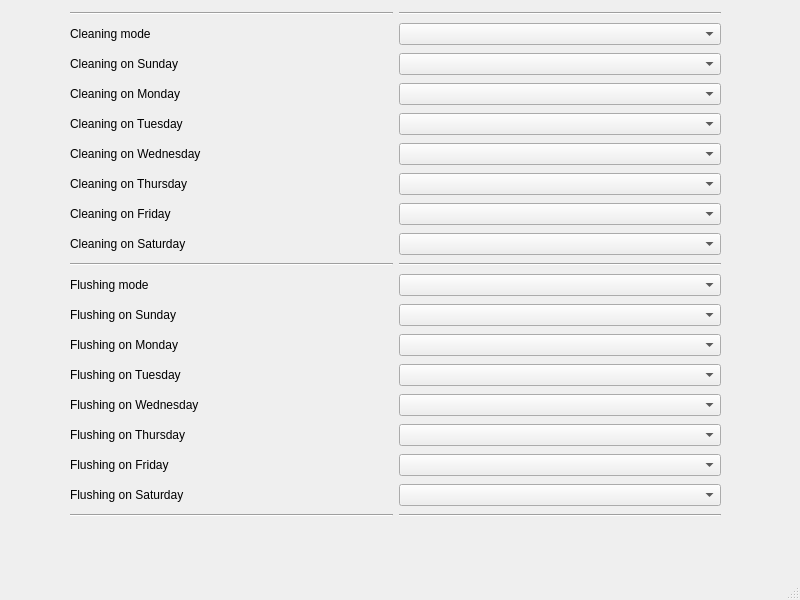
<?xml version="1.0" encoding="UTF-8"?>
<ui version="4.0">
 <class>WBSDCleaningWindow</class>
 <widget class="QMainWindow" name="WBSDCleaningWindow">
  <property name="geometry">
   <rect>
    <x>0</x>
    <y>0</y>
    <width>800</width>
    <height>600</height>
   </rect>
  </property>
  <property name="windowTitle">
   <string>Cleaning moment</string>
  </property>
  <widget class="QWidget" name="centralwidget">
   <widget class="QWidget" name="gridLayoutWidget">
    <property name="geometry">
     <rect>
      <x>20</x>
      <y>10</y>
      <width>751</width>
      <height>521</height>
     </rect>
    </property>
    <layout class="QGridLayout" name="gridLayout">
     <property name="leftMargin">
      <number>50</number>
     </property>
     <property name="rightMargin">
      <number>50</number>
     </property>
     <item row="9" column="0">
      <widget class="Line" name="line">
       <property name="orientation">
        <enum>Qt::Horizontal</enum>
       </property>
      </widget>
     </item>
     <item row="0" column="1">
      <widget class="Line" name="line_4">
       <property name="orientation">
        <enum>Qt::Horizontal</enum>
       </property>
      </widget>
     </item>
     <item row="14" column="1">
      <widget class="QComboBox" name="flWednesday"/>
     </item>
     <item row="9" column="1">
      <widget class="Line" name="line_2">
       <property name="orientation">
        <enum>Qt::Horizontal</enum>
       </property>
      </widget>
     </item>
     <item row="2" column="1">
      <widget class="QComboBox" name="clSunday">
       <property name="enabled">
        <bool>true</bool>
       </property>
      </widget>
     </item>
     <item row="13" column="0">
      <widget class="QLabel" name="flLabTuesday">
       <property name="text">
        <string>Flushing on Tuesday</string>
       </property>
      </widget>
     </item>
     <item row="10" column="0">
      <widget class="QLabel" name="label">
       <property name="text">
        <string>Flushing mode</string>
       </property>
      </widget>
     </item>
     <item row="10" column="1">
      <widget class="QComboBox" name="flushMode"/>
     </item>
     <item row="5" column="0">
      <widget class="QLabel" name="clLabWednesday">
       <property name="enabled">
        <bool>true</bool>
       </property>
       <property name="text">
        <string>Cleaning on Wednesday</string>
       </property>
      </widget>
     </item>
     <item row="15" column="1">
      <widget class="QComboBox" name="flThursday"/>
     </item>
     <item row="8" column="0">
      <widget class="QLabel" name="clLabSaturday">
       <property name="enabled">
        <bool>true</bool>
       </property>
       <property name="text">
        <string>Cleaning on Saturday</string>
       </property>
      </widget>
     </item>
     <item row="17" column="0">
      <widget class="QLabel" name="flLabSaturday">
       <property name="text">
        <string>Flushing on Saturday</string>
       </property>
      </widget>
     </item>
     <item row="3" column="0">
      <widget class="QLabel" name="clLabMonday">
       <property name="enabled">
        <bool>true</bool>
       </property>
       <property name="text">
        <string>Cleaning on Monday</string>
       </property>
      </widget>
     </item>
     <item row="4" column="1">
      <widget class="QComboBox" name="clTuesday">
       <property name="enabled">
        <bool>true</bool>
       </property>
      </widget>
     </item>
     <item row="16" column="1">
      <widget class="QComboBox" name="flFriday"/>
     </item>
     <item row="11" column="1">
      <widget class="QComboBox" name="flSunday"/>
     </item>
     <item row="8" column="1">
      <widget class="QComboBox" name="clSaturday">
       <property name="enabled">
        <bool>true</bool>
       </property>
      </widget>
     </item>
     <item row="1" column="1">
      <widget class="QComboBox" name="cleanMode"/>
     </item>
     <item row="6" column="0">
      <widget class="QLabel" name="clLabThursday">
       <property name="enabled">
        <bool>true</bool>
       </property>
       <property name="text">
        <string>Cleaning on Thursday</string>
       </property>
      </widget>
     </item>
     <item row="7" column="1">
      <widget class="QComboBox" name="clFriday">
       <property name="enabled">
        <bool>true</bool>
       </property>
      </widget>
     </item>
     <item row="15" column="0">
      <widget class="QLabel" name="flLabThursday">
       <property name="text">
        <string>Flushing on Thursday</string>
       </property>
      </widget>
     </item>
     <item row="14" column="0">
      <widget class="QLabel" name="flLabWednesday">
       <property name="text">
        <string>Flushing on Wednesday</string>
       </property>
      </widget>
     </item>
     <item row="6" column="1">
      <widget class="QComboBox" name="clThursday">
       <property name="enabled">
        <bool>true</bool>
       </property>
      </widget>
     </item>
     <item row="13" column="1">
      <widget class="QComboBox" name="flTuesday"/>
     </item>
     <item row="17" column="1">
      <widget class="QComboBox" name="flSaturday"/>
     </item>
     <item row="2" column="0">
      <widget class="QLabel" name="clLabSunday">
       <property name="enabled">
        <bool>true</bool>
       </property>
       <property name="text">
        <string>Cleaning on Sunday</string>
       </property>
      </widget>
     </item>
     <item row="12" column="0">
      <widget class="QLabel" name="flLabMonday">
       <property name="text">
        <string>Flushing on Monday</string>
       </property>
      </widget>
     </item>
     <item row="7" column="0">
      <widget class="QLabel" name="clLabFriday">
       <property name="enabled">
        <bool>true</bool>
       </property>
       <property name="text">
        <string>Cleaning on Friday</string>
       </property>
      </widget>
     </item>
     <item row="5" column="1">
      <widget class="QComboBox" name="clWednesday">
       <property name="enabled">
        <bool>true</bool>
       </property>
      </widget>
     </item>
     <item row="4" column="0">
      <widget class="QLabel" name="clLabTuesday">
       <property name="enabled">
        <bool>true</bool>
       </property>
       <property name="text">
        <string>Cleaning on Tuesday</string>
       </property>
      </widget>
     </item>
     <item row="16" column="0">
      <widget class="QLabel" name="flLabFriday">
       <property name="text">
        <string>Flushing on Friday</string>
       </property>
      </widget>
     </item>
     <item row="3" column="1">
      <widget class="QComboBox" name="clMonday">
       <property name="enabled">
        <bool>true</bool>
       </property>
      </widget>
     </item>
     <item row="11" column="0">
      <widget class="QLabel" name="flLabSunday">
       <property name="text">
        <string>Flushing on Sunday</string>
       </property>
      </widget>
     </item>
     <item row="12" column="1">
      <widget class="QComboBox" name="flMonday"/>
     </item>
     <item row="1" column="0">
      <widget class="QLabel" name="cleanLabMode">
       <property name="text">
        <string>Cleaning mode</string>
       </property>
      </widget>
     </item>
     <item row="0" column="0">
      <widget class="Line" name="line_3">
       <property name="orientation">
        <enum>Qt::Horizontal</enum>
       </property>
      </widget>
     </item>
     <item row="18" column="0">
      <widget class="Line" name="line_5">
       <property name="orientation">
        <enum>Qt::Horizontal</enum>
       </property>
      </widget>
     </item>
     <item row="18" column="1">
      <widget class="Line" name="line_6">
       <property name="orientation">
        <enum>Qt::Horizontal</enum>
       </property>
      </widget>
     </item>
    </layout>
   </widget>
  </widget>
  <widget class="QMenuBar" name="menubar">
   <property name="geometry">
    <rect>
     <x>0</x>
     <y>0</y>
     <width>800</width>
     <height>21</height>
    </rect>
   </property>
  </widget>
  <widget class="QStatusBar" name="statusbar"/>
 </widget>
 <tabstops>
  <tabstop>cleanMode</tabstop>
  <tabstop>clSunday</tabstop>
  <tabstop>clMonday</tabstop>
  <tabstop>clTuesday</tabstop>
  <tabstop>clWednesday</tabstop>
  <tabstop>clThursday</tabstop>
  <tabstop>clFriday</tabstop>
  <tabstop>clSaturday</tabstop>
  <tabstop>flushMode</tabstop>
  <tabstop>flSunday</tabstop>
  <tabstop>flMonday</tabstop>
  <tabstop>flTuesday</tabstop>
  <tabstop>flWednesday</tabstop>
  <tabstop>flThursday</tabstop>
  <tabstop>flFriday</tabstop>
  <tabstop>flSaturday</tabstop>
 </tabstops>
 <resources/>
 <connections/>
</ui>
